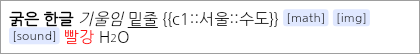
#> input picture spikes/editor-v0/b/proto/test/goldens/editable_b2.png, 420 x 54 px
$ python rows.py ../test/goldens/editable_b2.png 5
#> lines starting #> are read from the running program, lines starting #| are printed output that depends on the picture
#!/usr/bin/env python3
# print y-runs of distinct colours along a pixel column, to compare layout of two screenshots: rows.py img x
import sys
from PIL import Image
im=Image.open(sys.argv[1]).convert('RGB'); x=int(sys.argv[2]); prev=None; start=0
#> after `im = Image.open(sys.argv[1]).convert('RGB')`:
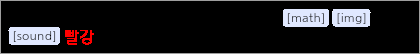
#> im: PIL image 420x54 RGB; mean R, G, B 31.4, 29.5, 31.8
for y in range(im.height):
    p=im.getpixel((x,y))
    if p!=prev:
        if prev is not None and (y-start)>=1: print(f"{start}-{y-1} ({y-start}px) #%02x%02x%02x"%prev)
        prev=p; start=y
#> this loop made 54 passes
#> prev on passes 1, 2, 54: (158, 158, 158), (0, 0, 0), (158, 158, 158)
#| 0-0 (1px) #9e9e9e
#| 1-52 (52px) #000000
#> after the loop, start = 53
print(f"{start}-{im.height-1} #%02x%02x%02x"%prev)
#| 53-53 #9e9e9e
